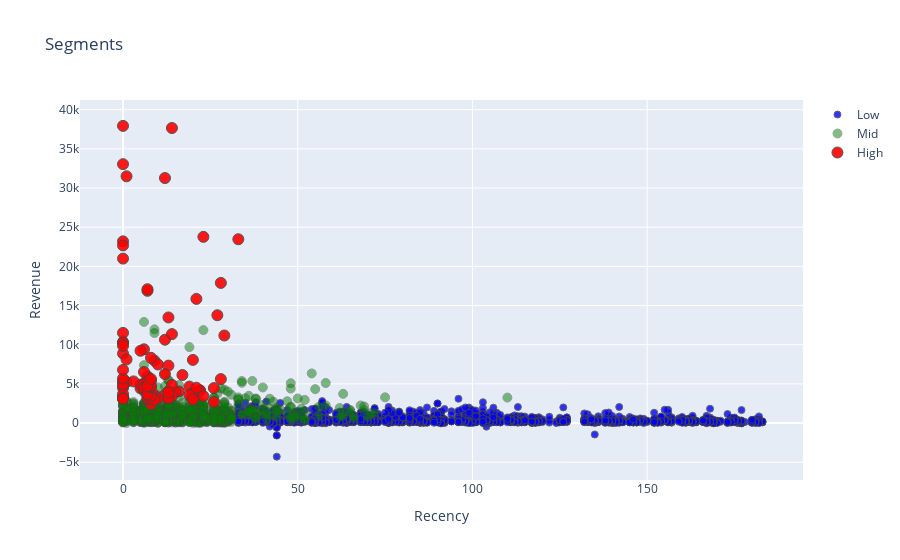

Notebook code for this chart:
### Code cell
tx_graph = tx_user.query("Revenue < 50000 and Frequency < 2000")

plot_data = [
    go.Scatter(
        x=tx_graph.query("Segment == 'Low-Value'")['Recency'],
        y=tx_graph.query("Segment == 'Low-Value'")['Revenue'],
        mode='markers',
        name='Low',
        marker= dict(size= 7,
            line= dict(width=1),
            color= 'blue',
            opacity= 0.8
           )
    ),
        go.Scatter(
        x=tx_graph.query("Segment == 'Mid-Value'")['Recency'],
        y=tx_graph.query("Segment == 'Mid-Value'")['Revenue'],
        mode='markers',
        name='Mid',
        marker= dict(size= 9,
            line= dict(width=1),
            color= 'green',
            opacity= 0.5
           )
    ),
        go.Scatter(
        x=tx_graph.query("Segment == 'High-Value'")['Recency'],
        y=tx_graph.query("Segment == 'High-Value'")['Revenue'],
        mode='markers',
        name='High',
        marker= dict(size= 11,
            line= dict(width=1),
            color= 'red',
            opacity= 0.9
           )
    ),
]

plot_layout = go.Layout(
        yaxis= {'title': "Revenue"},
        xaxis= {'title': "Recency"},
        title='Segments'
    )
fig = go.Figure(data=plot_data, layout=plot_layout)
pyoff.iplot(fig)

### Figure 1 — Plotly figure (JSON) as saved in the notebook; plotly's stock layout.template omitted (floating-point values rounded to 4 significant figures; data arrays with more than 128 entries replaced by an {"elided": "..."} marker saying what was removed)
{"data": [{"marker": {"color": "blue", "line": {"width": 1}, "opacity": 0.8, "size": 7}, "mode": "markers", "name": "Low", "type": "scatter", "x": {"elided": "1605 int values"}, "y": {"elided": "1605 float values"}}, {"marker": {"color": "green", "line": {"width": 1}, "opacity": 0.5, "size": 9}, "mode": "markers", "name": "Mid", "type": "scatter", "x": {"elided": "865 int values"}, "y": {"elided": "865 float values"}}, {"marker": {"color": "red", "line": {"width": 1}, "opacity": 0.9, "size": 11}, "mode": "markers", "name": "High", "type": "scatter", "x": [26, 8, 7, 9, 17, 27, 6, 8, 0, 10, 22, 5, 20, 1, 0, 0, 0, 0, 13, 20, 26, 0, 22, 0, 28, 29, 0, 6, 5, 16, 0, 19, 12, 6, 13, 12, 12, 13, 9, 13, 15, 23, 7, 0, 7, 6, 5, 0, 20, 10, 7, 8, 20, 6, 0, 0, 8, 0, 14, 0, 19, 0, 13, 9, 14, 21, 13, 7, 20, 0, 0, 0, 3, 8, 7, 8, 8, 14, 1, 7, 8, 0, 1, 0, 33, 0, 0, 7, 7, 14, 21, 28, 12, 0, 23], "y": [2691.0, 2402.0, 5959.0, 7958.0, 6132.0, 13760.0, 9413.0, 5388.0, 4494.0, 7474.0, 4141.0, 4430.0, 8058.0, 5239.0, 10330.0, 3192.0, 5037.0, 3283.0, 7330.0, 3208.0, 4463.0, 11510.0, 4184.0, 5363.0, 5607.0, 11180.0, 3250.0, 4251.0, 9230.0, 4033.0, 4818.0, 4653.0, 3618.0, 6515.0, 13480.0, 10630.0, 6245.0, 4060.0, 3570.0, 3130.0, 3970.0, 3437.0, 3067.0, 3155.0, 3249.0, 5045.0, 4893.0, 3228.0, 3148.0, 3152.0, 5326.0, 3078.0, 3834.0, 4449.0, 8870.0, 5689.0, 8324.0, 10220.0, 3425.0, 3698.0, 3593.0, 9854.0, 3203.0, 3001.0, 4873.0, 4509.0, 3925.0, 3668.0, 2997.0, 6782.0, 3160.0, 3094.0, 5315.0, 3433.0, 3676.0, 4540.0, 4729.0, 11350.0, 8116.0, 4730.0, 5617.0, 37930.0, 31500.0, 23200.0, 23460.0, 20990.0, 33050.0, 16880.0, 17080.0, 37660.0, 15850.0, 17890.0, 31280.0, 22670.0, 23770.0]}], "layout": {"title": {"text": "Segments"}, "xaxis": {"title": {"text": "Recency"}}, "yaxis": {"title": {"text": "Revenue"}}}}
